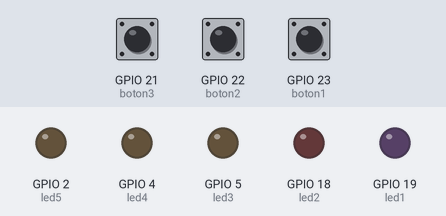
The sketch below on a simulated ESP32. Shown: output pins drawn as LEDs (lit = HIGH). The inputs (shaded band) are chosen by the test bench; at power-on: GPIO 22 (boton2) LOW, GPIO 21 (boton3) LOW, GPIO 23 (boton1) LOW. Random numbers use the default seed unless the sketch sets one.

Above: at 1.2 s.
1.3 s: GPIO 22 (boton2) pulled HIGH for 0.15 s
At 2.1 s:
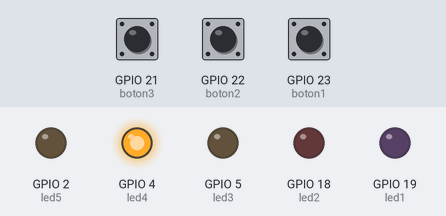
4.4 s: GPIO 21 (boton3) pulled HIGH for 3.2 s
At 7.1 s:
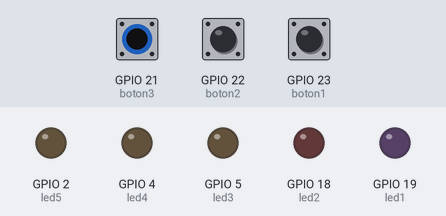
9.1 s: GPIO 23 (boton1) pulled HIGH for 0.15 s
At 9.9 s:
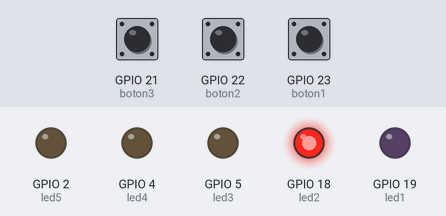
12.2 s: GPIO 21 (boton3) pulled HIGH for 1 s
At 13.5 s:
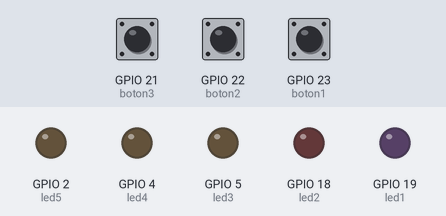
14.7 s: GPIO 22 (boton2) pulled HIGH for 1 s
At 16.5 s:
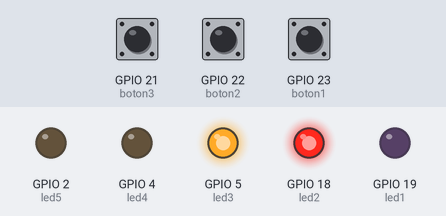
18.7 s: GPIO 21 (boton3) driven HIGH and GPIO 22 (boton2) driven HIGH
At 20.5 s:
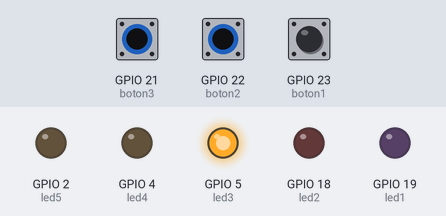
Timing chart, 0 to 31.2 s (numbered marks = the images above; inputs shaded):
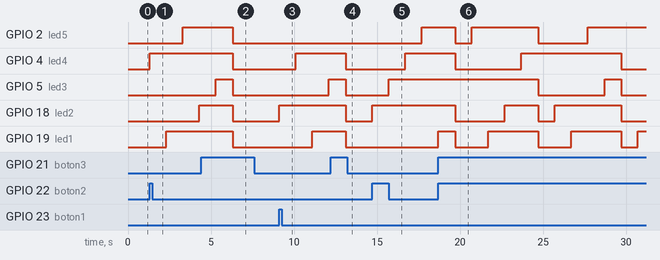

The sketch:

sketch.ino
```cpp
const int boton1 = 23;
const int boton2 = 22;
const int boton3 = 21;
const int led1 = 19;
const int led2 = 18;
const int led3 = 5;
const int led4 = 4;
const int led5 = 2;


int leds[] = {led1, led2, led3, led4, led5};
int totalLeds = 5;

void setup() {
  pinMode(boton1, INPUT_PULLDOWN);
  pinMode(boton2, INPUT_PULLDOWN);
  pinMode(boton3, INPUT_PULLDOWN);
  pinMode(led1, OUTPUT);
  pinMode(led2, OUTPUT);
  pinMode(led3, OUTPUT);
  pinMode(led4, OUTPUT);
  pinMode(led5, OUTPUT);
}

void loop() {
  if (digitalRead(boton1) == HIGH)
{
  digitalWrite(led2, HIGH);
  delay(1000);
  digitalWrite(led4, HIGH);
  delay(1000);
  digitalWrite(led1, HIGH);
  delay(1000);
  digitalWrite(led3, HIGH);  delay(1000);
  digitalWrite(led5, HIGH);
}


if (digitalRead(boton2) == HIGH) {
    // Creamos un arreglo con los índices
    int orden[totalLeds];
    for (int i = 0; i < totalLeds; i++) {
      orden[i] = i;
    }

    // Mezclamos el arreglo (Fisher-Yates shuffle)
    for (int i = totalLeds - 1; i > 0; i--) {
      int j = random(0, i + 1);
      int temp = orden[i];
      orden[i] = orden[j];
      orden[j] = temp;
    }

    // Encendemos los LEDs en orden aleatorio
    for (int i = 0; i < totalLeds; i++) {
      digitalWrite(leds[orden[i]], HIGH);
      delay(1000);
    }
}

if (digitalRead(boton3) == HIGH)
{
  digitalWrite(led1, LOW);
  digitalWrite(led2, LOW);
  digitalWrite(led3, LOW);
  digitalWrite(led4, LOW);
  digitalWrite(led5, LOW);

}
}
```

Measured:
- after the input at 1.3 s, GPIO 2 (led5): LOW → HIGH after 2.0 s; GPIO 4 (led4): LOW → HIGH at once; GPIO 18 (led2): LOW → HIGH after 3.0 s; GPIO 19 (led1): LOW → HIGH after 1.0 s
- after the input at 4.4 s, GPIO 2 (led5), GPIO 4 (led4), GPIO 18 (led2), GPIO 19 (led1): HIGH → LOW after 1.9 s
- after the input at 9.1 s, GPIO 4 (led4): LOW → HIGH after 1.0 s; GPIO 5 (led3): LOW → HIGH after 3.0 s; GPIO 18 (led2): LOW → HIGH at once; GPIO 19 (led1): LOW → HIGH after 2.0 s
- after the input at 12.2 s, GPIO 4 (led4), GPIO 5 (led3), GPIO 18 (led2), GPIO 19 (led1): HIGH → LOW after 0.90 s
- after the input at 14.7 s, GPIO 2 (led5): LOW → HIGH after 3.0 s; GPIO 4 (led4): LOW → HIGH after 2.0 s; GPIO 5 (led3): LOW → HIGH after 1.0 s; GPIO 18 (led2): LOW → HIGH at once
- after the input at 18.7 s, GPIO 2 (led5): HIGH → LOW after 1.0 s, → HIGH 1.0 s later, → LOW 4.0 s later, → HIGH 3.0 s later; GPIO 4 (led4): HIGH → LOW after 1.0 s, → HIGH 4.0 s later, → LOW 6.0 s later
